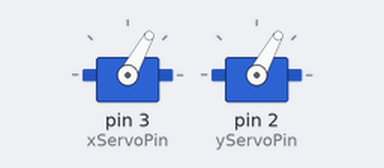
This sketch was run on a simulated Arduino Uno, built with avr-gcc and run on an emulated ATmega328P. Shown: 2 × servo.

Above: at 0.05 s.
At 1.3 s:
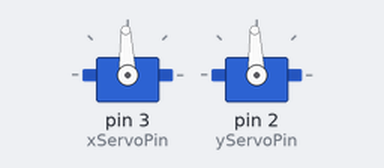
At 2.05 s:
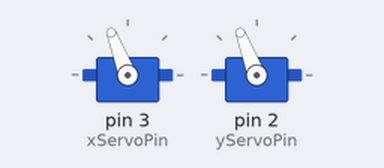
At 4.05 s:
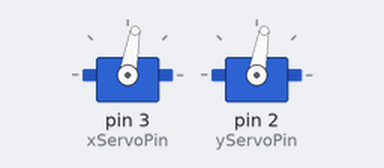
Timing chart, 0 to 6.3 s (numbered marks = the images above):
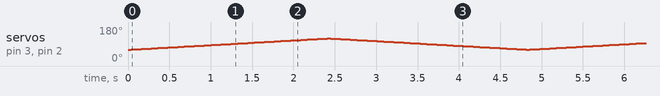

The sketch:

servo.ino
```cpp
// include the servo library
#include <Servo.h>
int yServoPin = 2;
int xServoPin = 3;

Servo ServoX,ServoY ;  // create a servo object
int mn = 60, mx = 120 ;   // variable to hold the angle for the servo motor

void setup() {
  ServoX.attach(xServoPin); // attaches the servo on pin 9 to the servo object
  ServoY.attach(yServoPin);
   // open a serial connection to your computer
}

void loop() {
 for(int i = mn ; i < mx ; ++i){
  ServoX.write(i); // attaches the servo on pin 9 to the servo object
  ServoY.write(i);
  delay(40);
 }
 for(int i = mx ; i > mn ; --i){
  ServoX.write(i); // attaches the servo on pin 9 to the servo object
  ServoY.write(i);
  delay(40);
 }

}
```
